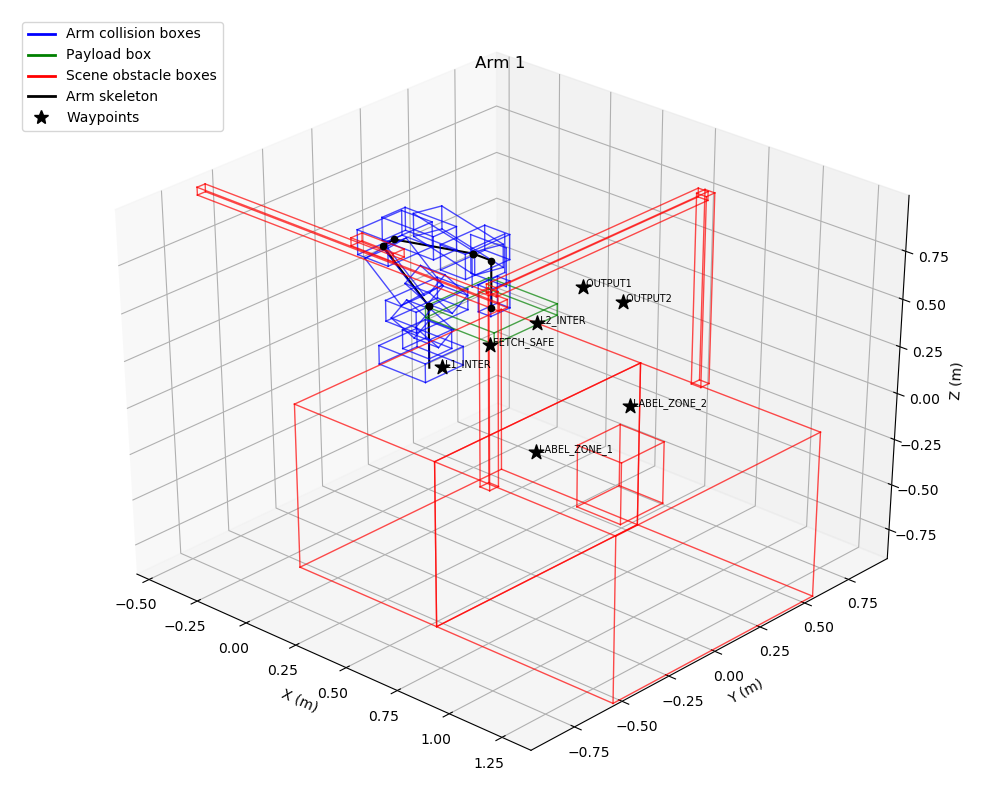
#> input picture src/devel_packages/prm/images/arm1_obstacles_waypts.png, 1000 x 800 px
$ python -i opt_label_location.py   (imports and definitions only)   (older library calls are emulated)
#> lines starting #> are read from the running program, lines starting #| are printed output that depends on the picture; after the words box and inside, x2 and y2 are one past the last pixel; in counts of white or black regions, pixels touching at a corner belong together
#> further down, picture is the input picture: shape (800, 1000, 3); mean B, G, R 242.9, 241.8, 244.4
#!/usr/bin/env python3

import numpy as np
import scipy as sc
from scipy.ndimage import distance_transform_edt
import os
import matplotlib.pyplot as plt
import skimage as sk
import cv2
from skimage.feature import peak_local_max
from matplotlib.patches import Polygon

# [32 lines left out: function get_object_orientation, not called in this run]

def compute_grad_mag(im, thresh=100):

#> called with thresh = 100
    gray = cv2.cvtColor(im, cv2.COLOR_BGR2GRAY)
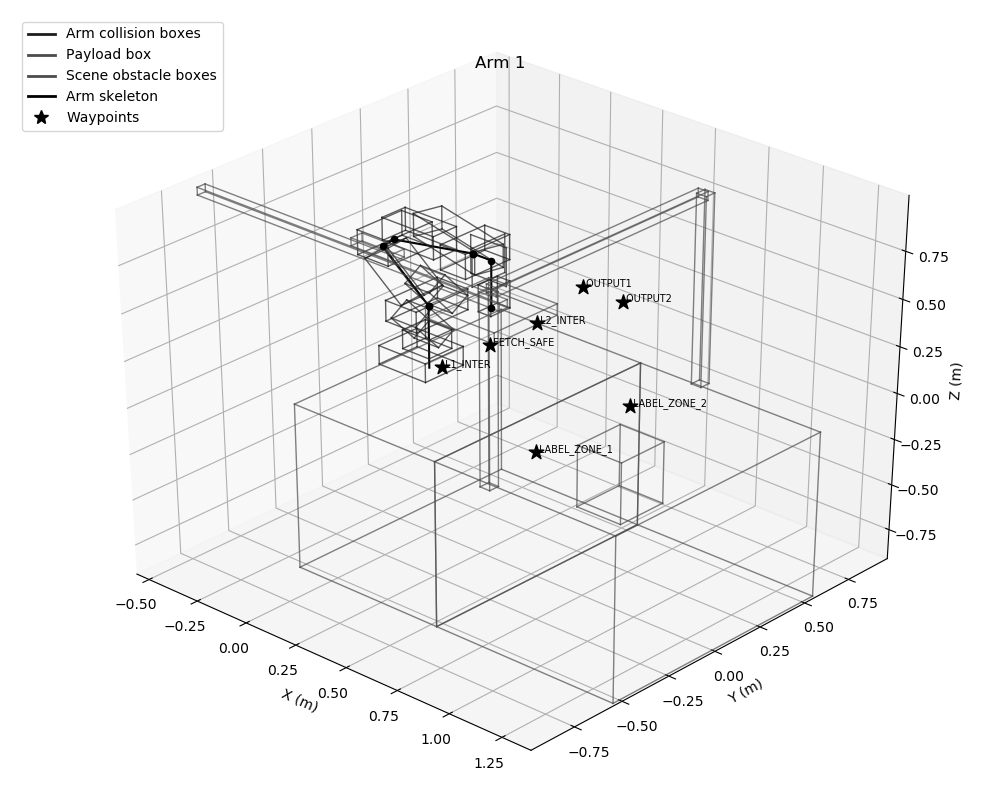
#> gray: shape (800, 1000); min 0, max 255, mean 242.7
    dx = cv2.Sobel(gray, cv2.CV_64F, 1, 0)
    dy = cv2.Sobel(gray, cv2.CV_64F, 0, 1)
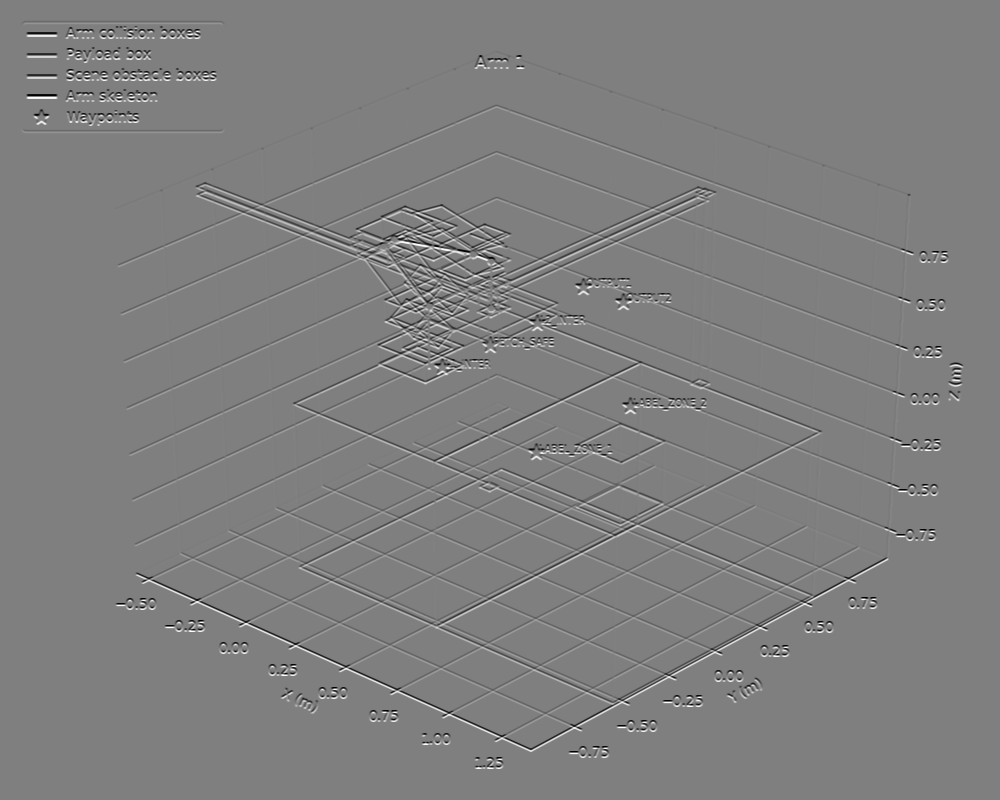
#> dy: shape (800, 1000) float64; min -1020, max 1020, mean 0; drawn with min black and max white
    mag = cv2.magnitude(dx, dy)
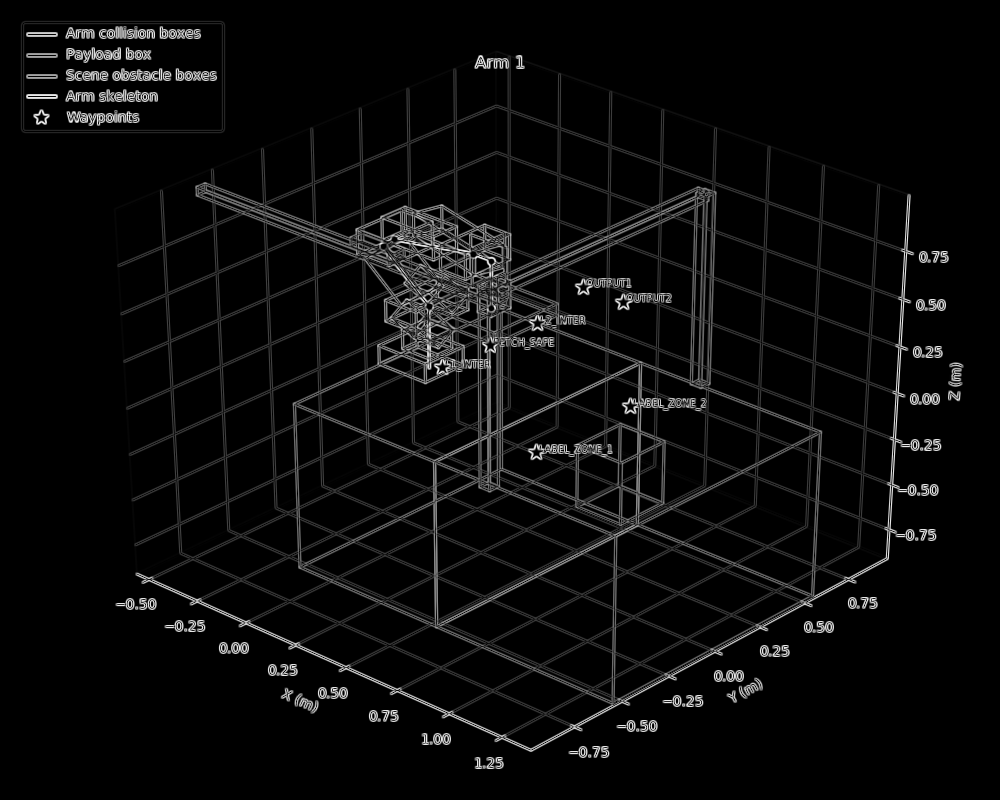
#> mag: shape (800, 1000) float64; min 0, max 1113.2, mean 46.8; drawn with min black and max white
    im_grad = cv2.convertScaleAbs(mag)
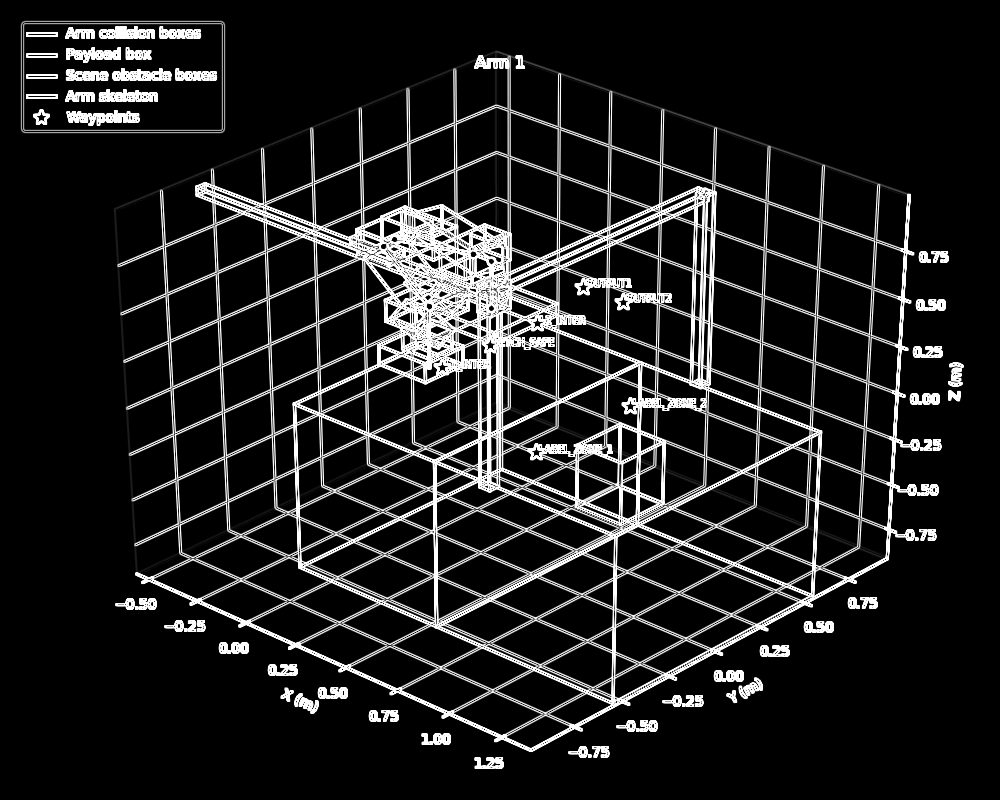
#> im_grad: shape (800, 1000); min 0, max 255, mean 30.8
    _, im_grad_thresh = cv2.threshold(im_grad, 100, 255, cv2.THRESH_BINARY)
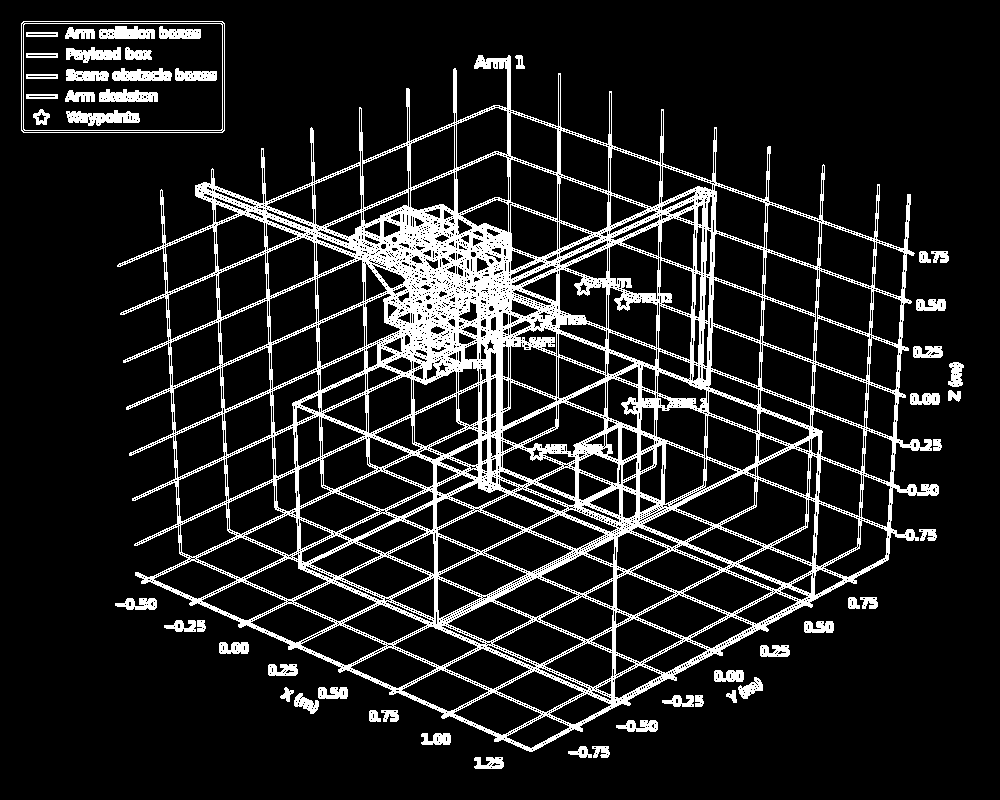
#> im_grad_thresh: shape (800, 1000); 13.1% white; 52 white regions, largest, box (x1, y1, x2, y2) and area: (117, 55, 939, 752) 90899, (21, 21, 225, 133) 1240, (66, 110, 140, 126) 732

    return im_grad, im_grad_thresh

# [221 lines left out: functions dist2, compute_ANMS, is_safe_oriented_placement, get_candidate_locs, opt_label_loc, not called in this run]

>>> import cv2
>>> picture = cv2.imread('../../prm/images/arm1_obstacles_waypts.png')
>>> result = compute_grad_mag(picture)

$ run again, on src/devel_packages/prm/images/arm2_obstacles_waypts.png
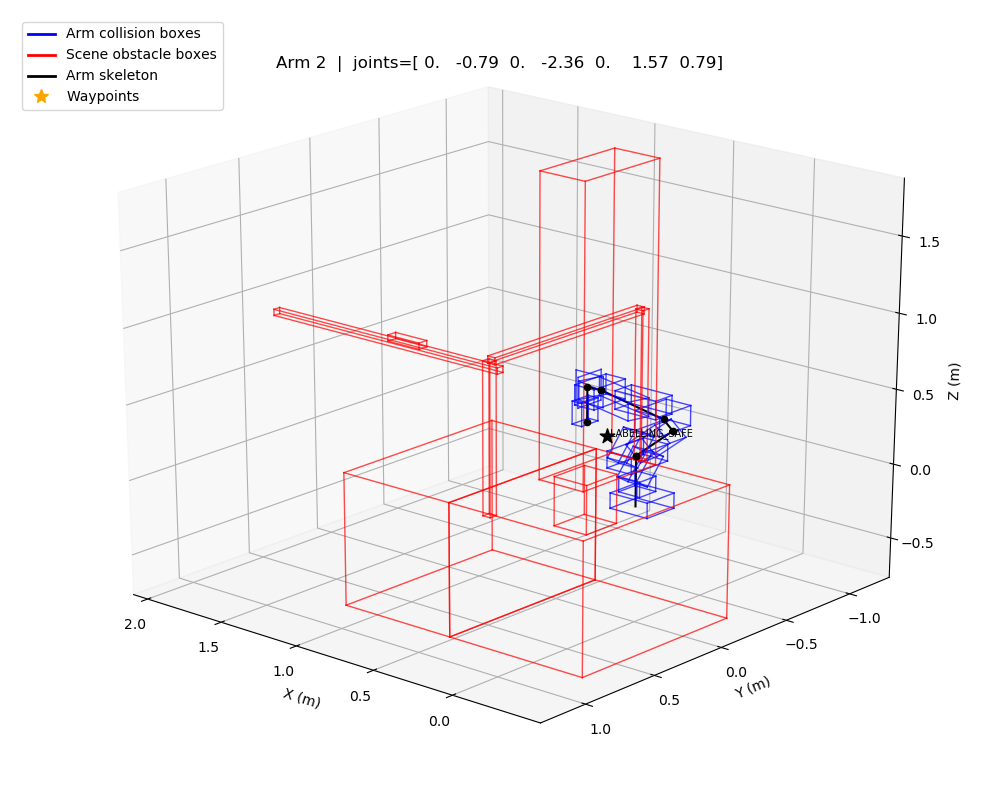
#> input picture src/devel_packages/prm/images/arm2_obstacles_waypts.png, 1000 x 800 px
#> picture is the input picture: shape (800, 1000, 3); mean B, G, R 244.5, 243.6, 246.2
#> in compute_grad_mag, `dy = cv2.Sobel(gray, cv2.CV_64F, 0, 1)`:
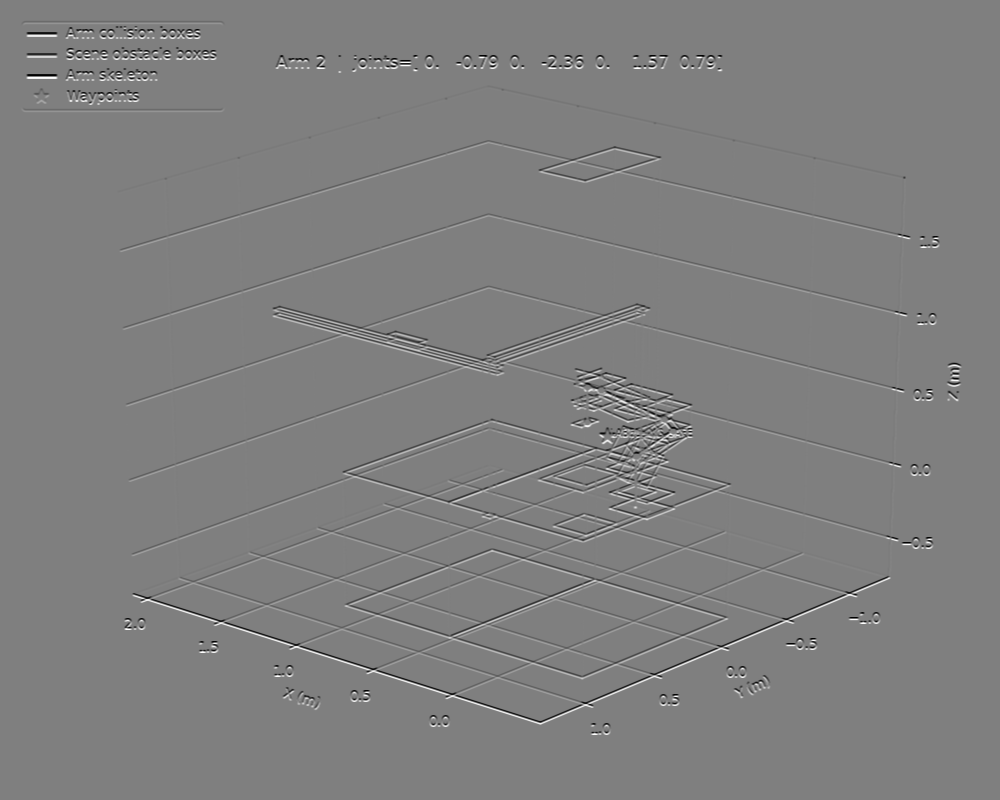
#> dy: shape (800, 1000) float64; min -1020, max 1020, mean 0; drawn with min black and max white
#> in compute_grad_mag, `_, im_grad_thresh = cv2.threshold(im_grad, 100, 255, cv2.THRESH_BINARY)`:
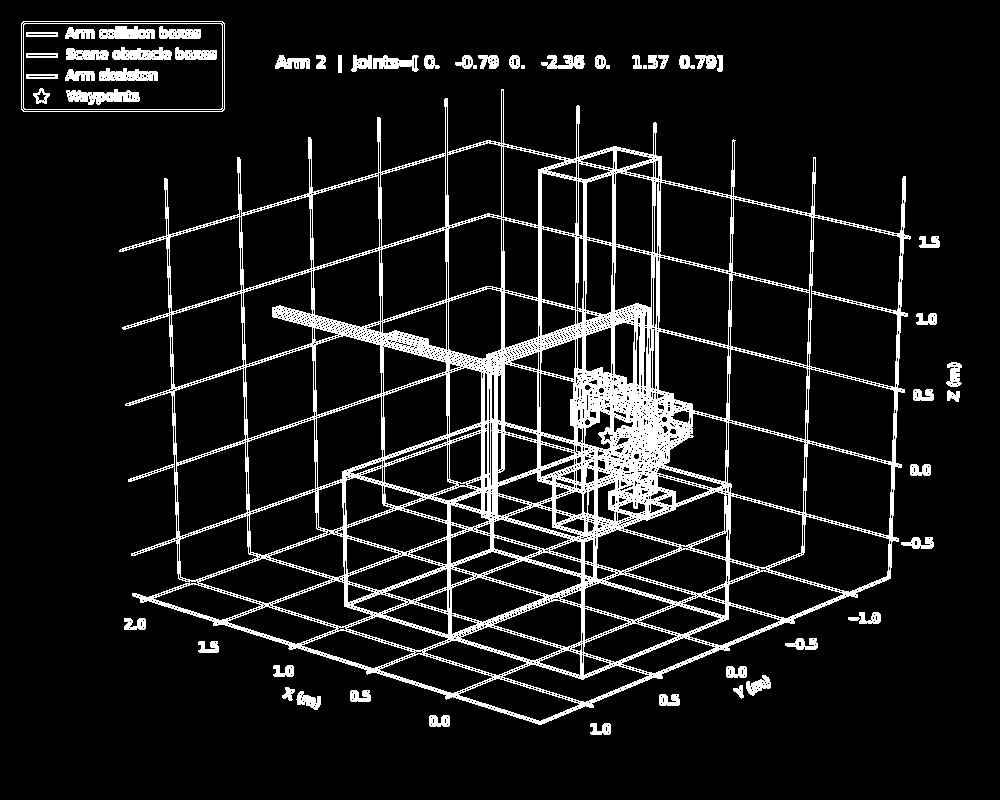
#> im_grad_thresh: shape (800, 1000); 10% white; 56 white regions (2 under 20 px), largest, box (x1, y1, x2, y2) and area: (119, 89, 911, 725) 67062, (21, 21, 225, 112) 1156, (66, 89, 140, 105) 732
